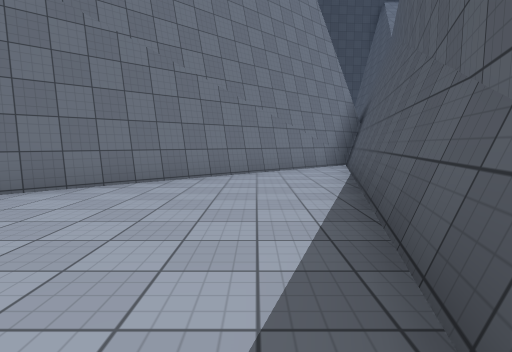
View 1 (above)

12 first-person views from a walk through a Unity game level. The camera is 1.3 m above the floor, tilts 6° down and sees 80° across. The floor is counted in squares, 2 m on a side. Each view is taken from the middle of a square. On the plan, view 1 faces up. The plan holds only what a view shows up to about 10 squares ahead; the rest is blank. The place goes on beyond the plan. Some animated figures are not drawn. Surface patterns are stand-ins for the level's own textures.

View 2
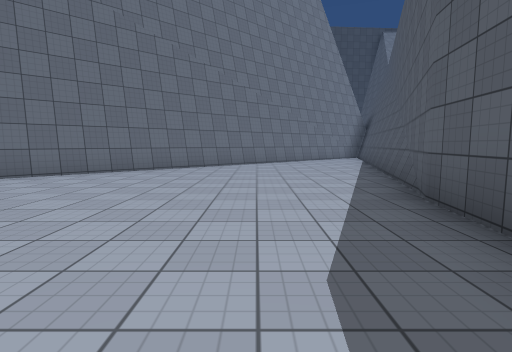

View 3
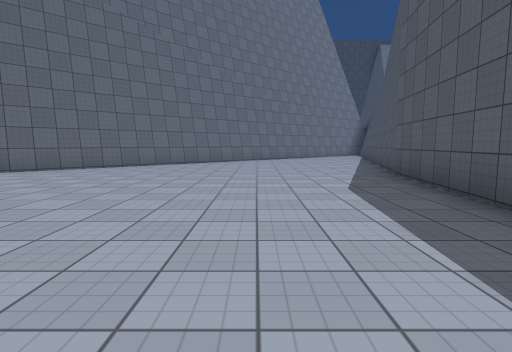

View 4
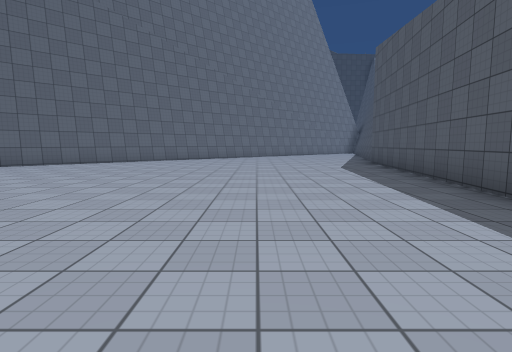

View 5
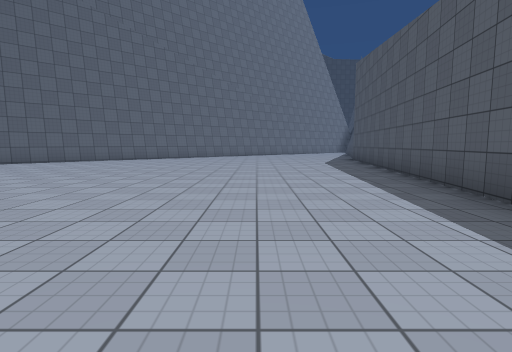

View 6
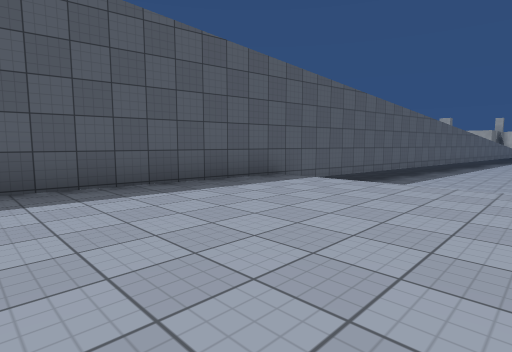

View 7
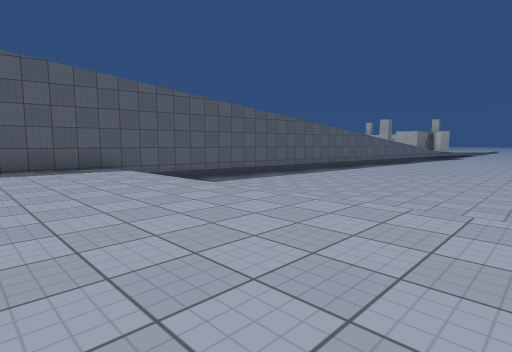

View 8
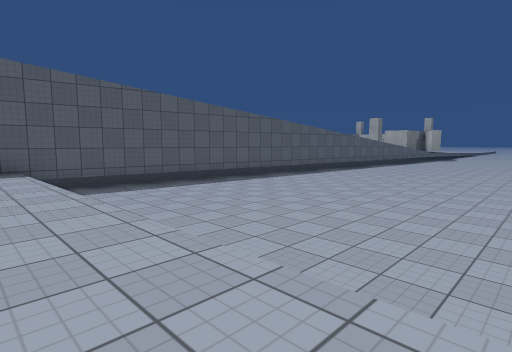

View 9
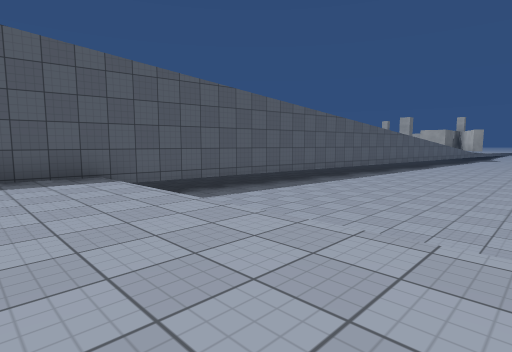

View 10
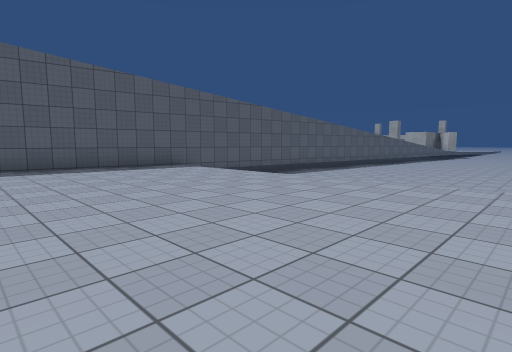

View 11
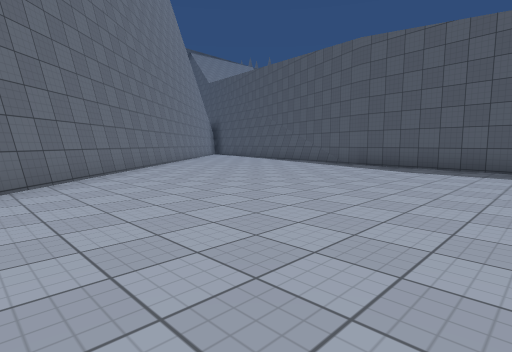

View 12
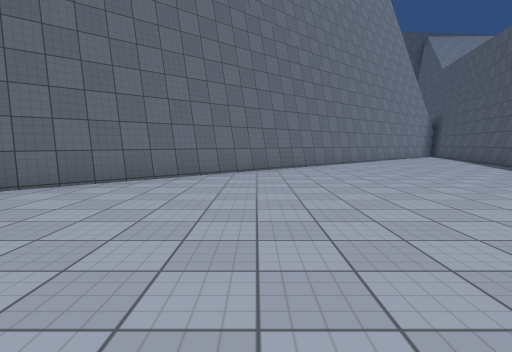

### Floor plan
Key: @ floor where view 1 was taken; # wall or solid block; . main floor; - floor 1 m lower than the main floor; / step, stairs or slope.
Columns run from 10 left of view 1 to 3 right of it. Each row starts with its distance up from view 1.
  8           ##.#
  7          ##..
  6         ##..#
  5        ##...#
  4      ###....#
  3     ##......#
  2    ##......##
  1   ##.......#
  0  ##.......@#
 -1 ##........##
 -2 #.........#
 -3 ..........#
 -4 ..........#
 -5 ..........#
 -6 ..........#
 -7 ..........#
 -8  ........##
 -9 .........#
-10 .........#
-11 .........#
-12 .........#
-13 .........#
-14 ..///////#
-15 ---------#
-16 --------##
-17 --------#
-18 --------#
-19 --------#
-20  -------#
-21  -------#
-22  ------
-23  -----
-24  ----
-25  --

Positions as (right, up) in squares from view 1, and headings:
1: (0, 0), facing up
2: (-2, -5), facing up
3: (-3, -8), facing up
4: (-4, -12), facing up
5: (-4, -14), facing up
6: (-6, -9), facing down-right
7: (-10, -11), facing down-right
8: (-10, -13), facing down-right
9: (-8, -12), facing down-right
10: (-10, -9), facing down-right
11: (-9, -6), facing up-right
12: (-6, -6), facing up
